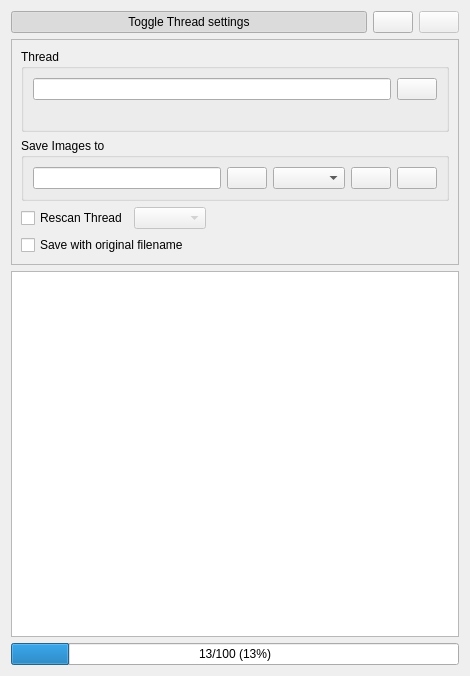
<?xml version="1.0" encoding="UTF-8"?>
<ui version="4.0">
 <class>UIImageOverview</class>
 <widget class="QWidget" name="UIImageOverview">
  <property name="geometry">
   <rect>
    <x>0</x>
    <y>0</y>
    <width>470</width>
    <height>676</height>
   </rect>
  </property>
  <property name="windowTitle">
   <string>Form</string>
  </property>
  <layout class="QGridLayout" name="gridLayout_4">
   <item row="0" column="0">
    <layout class="QHBoxLayout" name="horizontalLayout">
     <item>
      <widget class="QPushButton" name="btnToggleView">
       <property name="sizePolicy">
        <sizepolicy hsizetype="MinimumExpanding" vsizetype="Fixed">
         <horstretch>0</horstretch>
         <verstretch>0</verstretch>
        </sizepolicy>
       </property>
       <property name="text">
        <string>Toggle Thread settings</string>
       </property>
       <property name="checkable">
        <bool>true</bool>
       </property>
       <property name="checked">
        <bool>true</bool>
       </property>
       <property name="flat">
        <bool>false</bool>
       </property>
      </widget>
     </item>
     <item>
      <widget class="QPushButton" name="btnStart">
       <property name="text">
        <string/>
       </property>
       <property name="icon">
        <iconset resource="resources.qrc">
         <normaloff>:/icons/resources/media-playback-start.png</normaloff>:/icons/resources/media-playback-start.png</iconset>
       </property>
      </widget>
     </item>
     <item>
      <widget class="QPushButton" name="btnStop">
       <property name="enabled">
        <bool>false</bool>
       </property>
       <property name="text">
        <string/>
       </property>
       <property name="icon">
        <iconset resource="resources.qrc">
         <normaloff>:/icons/resources/media-playback-stop.png</normaloff>:/icons/resources/media-playback-stop.png</iconset>
       </property>
      </widget>
     </item>
    </layout>
   </item>
   <item row="1" column="0">
    <widget class="QFrame" name="frame">
     <property name="frameShape">
      <enum>QFrame::StyledPanel</enum>
     </property>
     <property name="frameShadow">
      <enum>QFrame::Raised</enum>
     </property>
     <layout class="QGridLayout" name="gridLayout_3">
      <item row="0" column="0">
       <widget class="QGroupBox" name="groupBox">
        <property name="title">
         <string>Thread</string>
        </property>
        <layout class="QGridLayout" name="gridLayout_2">
         <item row="0" column="0">
          <widget class="QLineEdit" name="leURI">
           <property name="text">
            <string/>
           </property>
          </widget>
         </item>
         <item row="0" column="1">
          <widget class="QPushButton" name="btnOpenThread">
           <property name="toolTip">
            <string>Open thread in browser</string>
           </property>
           <property name="text">
            <string/>
           </property>
           <property name="icon">
            <iconset resource="resources.qrc">
             <normaloff>:/icons/resources/open.png</normaloff>:/icons/resources/open.png</iconset>
           </property>
          </widget>
         </item>
         <item row="1" column="0" colspan="2">
          <widget class="QLabel" name="lTitle">
           <property name="text">
            <string/>
           </property>
          </widget>
         </item>
        </layout>
       </widget>
      </item>
      <item row="1" column="0">
       <widget class="QGroupBox" name="group">
        <property name="title">
         <string>Save Images to</string>
        </property>
        <layout class="QGridLayout" name="gridLayout">
         <item row="0" column="0">
          <widget class="QLineEdit" name="leSavepath">
           <property name="text">
            <string/>
           </property>
          </widget>
         </item>
         <item row="0" column="3">
          <widget class="QPushButton" name="btnChoosePath">
           <property name="toolTip">
            <string>Choose download folder</string>
           </property>
           <property name="text">
            <string/>
           </property>
           <property name="icon">
            <iconset resource="resources.qrc">
             <normaloff>:/icons/resources/search.png</normaloff>:/icons/resources/search.png</iconset>
           </property>
          </widget>
         </item>
         <item row="0" column="4">
          <widget class="QPushButton" name="btnOpenDownloadFolder">
           <property name="toolTip">
            <string>Open download folder</string>
           </property>
           <property name="text">
            <string/>
           </property>
           <property name="icon">
            <iconset resource="resources.qrc">
             <normaloff>:/icons/resources/open.png</normaloff>:/icons/resources/open.png</iconset>
           </property>
          </widget>
         </item>
         <item row="0" column="2">
          <widget class="QComboBox" name="cbFolderShortcuts"/>
         </item>
         <item row="0" column="1">
          <widget class="QPushButton" name="btnAddShortcut">
           <property name="text">
            <string/>
           </property>
           <property name="icon">
            <iconset resource="resources.qrc">
             <normaloff>:/icons/resources/add.png</normaloff>:/icons/resources/add.png</iconset>
           </property>
          </widget>
         </item>
        </layout>
       </widget>
      </item>
      <item row="2" column="0">
       <layout class="QHBoxLayout" name="horizontalLayout_2">
        <item>
         <widget class="QCheckBox" name="cbRescan">
          <property name="text">
           <string>Rescan Thread</string>
          </property>
         </widget>
        </item>
        <item>
         <widget class="QComboBox" name="comboBox">
          <property name="enabled">
           <bool>false</bool>
          </property>
         </widget>
        </item>
        <item>
         <spacer name="horizontalSpacer">
          <property name="orientation">
           <enum>Qt::Horizontal</enum>
          </property>
          <property name="sizeHint" stdset="0">
           <size>
            <width>40</width>
            <height>20</height>
           </size>
          </property>
         </spacer>
        </item>
       </layout>
      </item>
      <item row="3" column="0">
       <widget class="QCheckBox" name="cbOriginalFilename">
        <property name="text">
         <string>Save with original filename</string>
        </property>
        <property name="checked">
         <bool>false</bool>
        </property>
       </widget>
      </item>
     </layout>
    </widget>
   </item>
   <item row="2" column="0">
    <widget class="ThumbnailView" name="listWidget">
     <property name="contextMenuPolicy">
      <enum>Qt::CustomContextMenu</enum>
     </property>
     <property name="showDropIndicator" stdset="0">
      <bool>false</bool>
     </property>
     <property name="alternatingRowColors">
      <bool>true</bool>
     </property>
     <property name="iconSize">
      <size>
       <width>60</width>
       <height>60</height>
      </size>
     </property>
     <property name="movement">
      <enum>QListView::Static</enum>
     </property>
     <property name="isWrapping" stdset="0">
      <bool>true</bool>
     </property>
     <property name="resizeMode">
      <enum>QListView::Adjust</enum>
     </property>
     <property name="layoutMode">
      <enum>QListView::SinglePass</enum>
     </property>
     <property name="gridSize">
      <size>
       <width>60</width>
       <height>60</height>
      </size>
     </property>
     <property name="viewMode">
      <enum>QListView::IconMode</enum>
     </property>
     <property name="selectionRectVisible">
      <bool>false</bool>
     </property>
    </widget>
   </item>
   <item row="3" column="0">
    <widget class="QProgressBar" name="progressBar">
     <property name="enabled">
      <bool>true</bool>
     </property>
     <property name="minimum">
      <number>0</number>
     </property>
     <property name="value">
      <number>13</number>
     </property>
     <property name="textVisible">
      <bool>true</bool>
     </property>
     <property name="format">
      <string>%v/%m (%p%)</string>
     </property>
    </widget>
   </item>
  </layout>
  <action name="actionDeleteFile">
   <property name="text">
    <string>deleteFile</string>
   </property>
  </action>
  <action name="actionReloadFile">
   <property name="text">
    <string>reloadFile</string>
   </property>
  </action>
 </widget>
 <customwidgets>
  <customwidget>
   <class>ThumbnailView</class>
   <extends>QListWidget</extends>
   <header>thumbnailview.h</header>
  </customwidget>
 </customwidgets>
 <tabstops>
  <tabstop>btnToggleView</tabstop>
  <tabstop>btnStart</tabstop>
  <tabstop>btnStop</tabstop>
  <tabstop>leURI</tabstop>
  <tabstop>btnOpenThread</tabstop>
  <tabstop>leSavepath</tabstop>
  <tabstop>cbFolderShortcuts</tabstop>
  <tabstop>btnChoosePath</tabstop>
  <tabstop>btnOpenDownloadFolder</tabstop>
  <tabstop>cbRescan</tabstop>
  <tabstop>comboBox</tabstop>
  <tabstop>cbOriginalFilename</tabstop>
  <tabstop>listWidget</tabstop>
 </tabstops>
 <resources>
  <include location="resources.qrc"/>
 </resources>
 <connections>
  <connection>
   <sender>cbRescan</sender>
   <signal>clicked(bool)</signal>
   <receiver>comboBox</receiver>
   <slot>setEnabled(bool)</slot>
   <hints>
    <hint type="sourcelabel">
     <x>60</x>
     <y>213</y>
    </hint>
    <hint type="destinationlabel">
     <x>189</x>
     <y>214</y>
    </hint>
   </hints>
  </connection>
  <connection>
   <sender>btnStart</sender>
   <signal>clicked()</signal>
   <receiver>UIImageOverview</receiver>
   <slot>start()</slot>
   <hints>
    <hint type="sourcelabel">
     <x>425</x>
     <y>33</y>
    </hint>
    <hint type="destinationlabel">
     <x>247</x>
     <y>97</y>
    </hint>
   </hints>
  </connection>
  <connection>
   <sender>btnStop</sender>
   <signal>clicked()</signal>
   <receiver>UIImageOverview</receiver>
   <slot>stop()</slot>
   <hints>
    <hint type="sourcelabel">
     <x>459</x>
     <y>33</y>
    </hint>
    <hint type="destinationlabel">
     <x>377</x>
     <y>97</y>
    </hint>
   </hints>
  </connection>
  <connection>
   <sender>btnChoosePath</sender>
   <signal>clicked()</signal>
   <receiver>UIImageOverview</receiver>
   <slot>chooseLocation()</slot>
   <hints>
    <hint type="sourcelabel">
     <x>406</x>
     <y>179</y>
    </hint>
    <hint type="destinationlabel">
     <x>377</x>
     <y>54</y>
    </hint>
   </hints>
  </connection>
  <connection>
   <sender>btnOpenThread</sender>
   <signal>clicked()</signal>
   <receiver>UIImageOverview</receiver>
   <slot>openURI()</slot>
   <hints>
    <hint type="sourcelabel">
     <x>440</x>
     <y>97</y>
    </hint>
    <hint type="destinationlabel">
     <x>377</x>
     <y>11</y>
    </hint>
   </hints>
  </connection>
  <connection>
   <sender>btnOpenDownloadFolder</sender>
   <signal>clicked()</signal>
   <receiver>UIImageOverview</receiver>
   <slot>openDownloadFolder()</slot>
   <hints>
    <hint type="sourcelabel">
     <x>440</x>
     <y>179</y>
    </hint>
    <hint type="destinationlabel">
     <x>377</x>
     <y>132</y>
    </hint>
   </hints>
  </connection>
  <connection>
   <sender>btnToggleView</sender>
   <signal>toggled(bool)</signal>
   <receiver>frame</receiver>
   <slot>setVisible(bool)</slot>
   <hints>
    <hint type="sourcelabel">
     <x>55</x>
     <y>10</y>
    </hint>
    <hint type="destinationlabel">
     <x>11</x>
     <y>41</y>
    </hint>
   </hints>
  </connection>
  <connection>
   <sender>leURI</sender>
   <signal>textChanged(QString)</signal>
   <receiver>UIImageOverview</receiver>
   <slot>checkForExistingThread(QString)</slot>
   <hints>
    <hint type="sourcelabel">
     <x>217</x>
     <y>85</y>
    </hint>
    <hint type="destinationlabel">
     <x>234</x>
     <y>337</y>
    </hint>
   </hints>
  </connection>
 </connections>
 <slots>
  <slot>start()</slot>
  <slot>stop()</slot>
  <slot>chooseLocation()</slot>
  <slot>debugButton()</slot>
  <slot>openURI()</slot>
  <slot>openDownloadFolder()</slot>
  <slot>checkForExistingThread(QString)</slot>
 </slots>
</ui>
